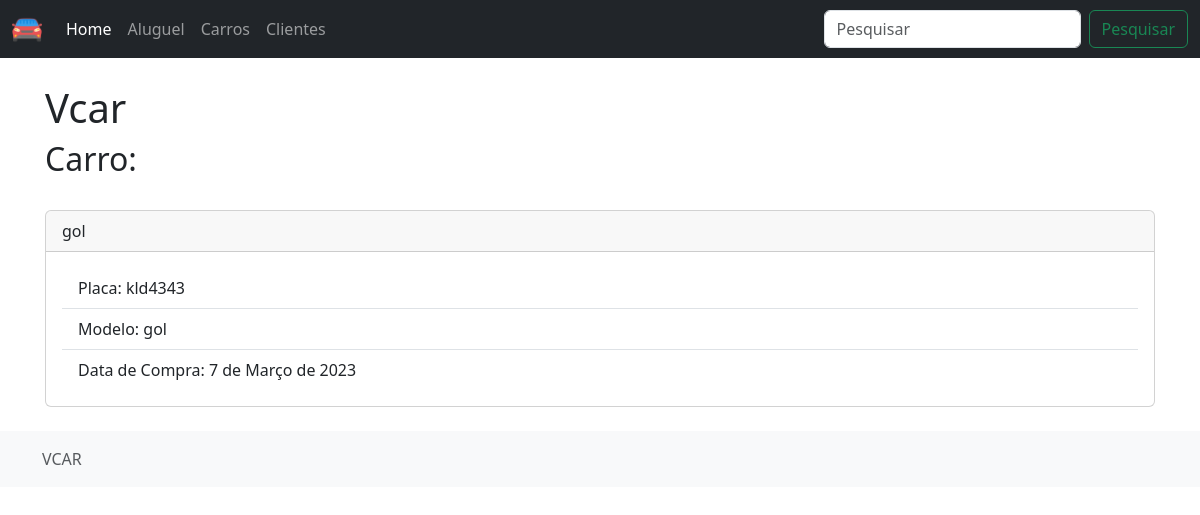
The app's page /carros/kld4343, older data.
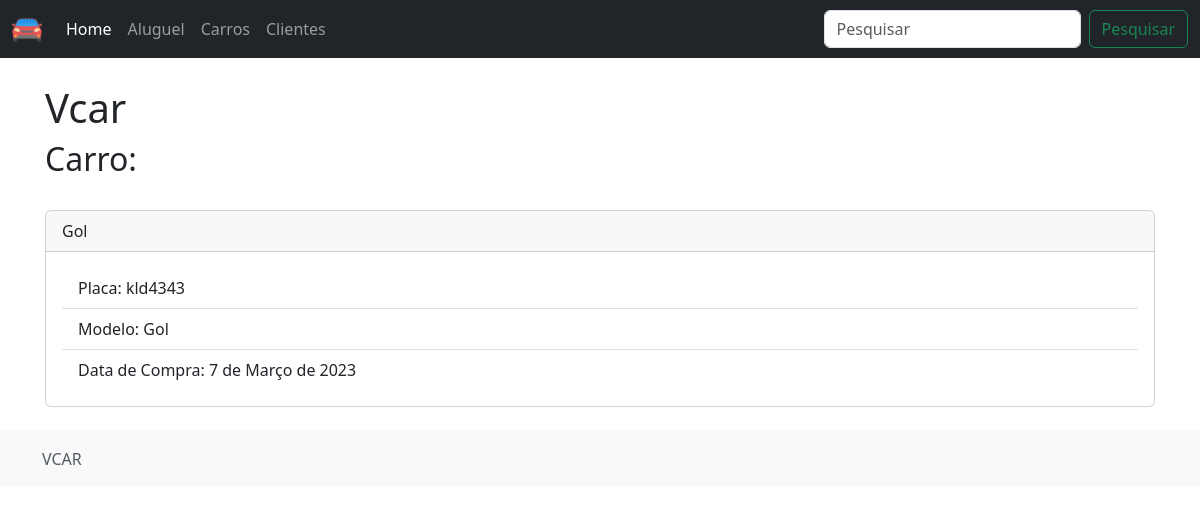
The same page, newer data.
### aluguel/models.py (models this page shows, shortened)
class Carro(models.Model):
    placa = models.CharField("Carro",max_length=7, primary_key=True)
    marca = models.CharField("Marca",max_length=150)
    ano = models.CharField("Ano",max_length=7)
    modelo = models.CharField("Modelo",max_length=150)
    data_compra = models.DateField("Data de Compra")

### aluguel/views.py (the view)
# urls.py: path('carros/<str:pk>', detalhar_carro, name='detalhar_carro'),
def detalhar_carro(request, pk):
    carro = Carro.objects.get(pk=pk)
    context = {"carro": carro}
    return render (request, "carro/detalhar_carro.html", context)

### aluguel/templates/carro/detalhar_carro.html (shortened to what this page needs)
    {% extends 'index.html' %}
{% block content %}
<h1>Vcar</h1>
<h2>Carro:</h2>
<div class="card mt-4">
    <div class="card-header">
        {{ carro.modelo }}
    </div>
    <div class="card-body">
        <ul class="list-group list-group-flush">
            <li class="list-group-item">Placa: {{ carro.placa }}</li>
            <li class="list-group-item">Modelo: {{ carro.modelo }}</li>
            <li class="list-group-item">Data de Compra: {{ carro.data_compra }}</li>
          </ul>
    </div>
</div>
{% endblock content %}

Row changes from the older to the newer data that the page shows:
changed Carro "kld4343": modelo "gol" → "Gol"
